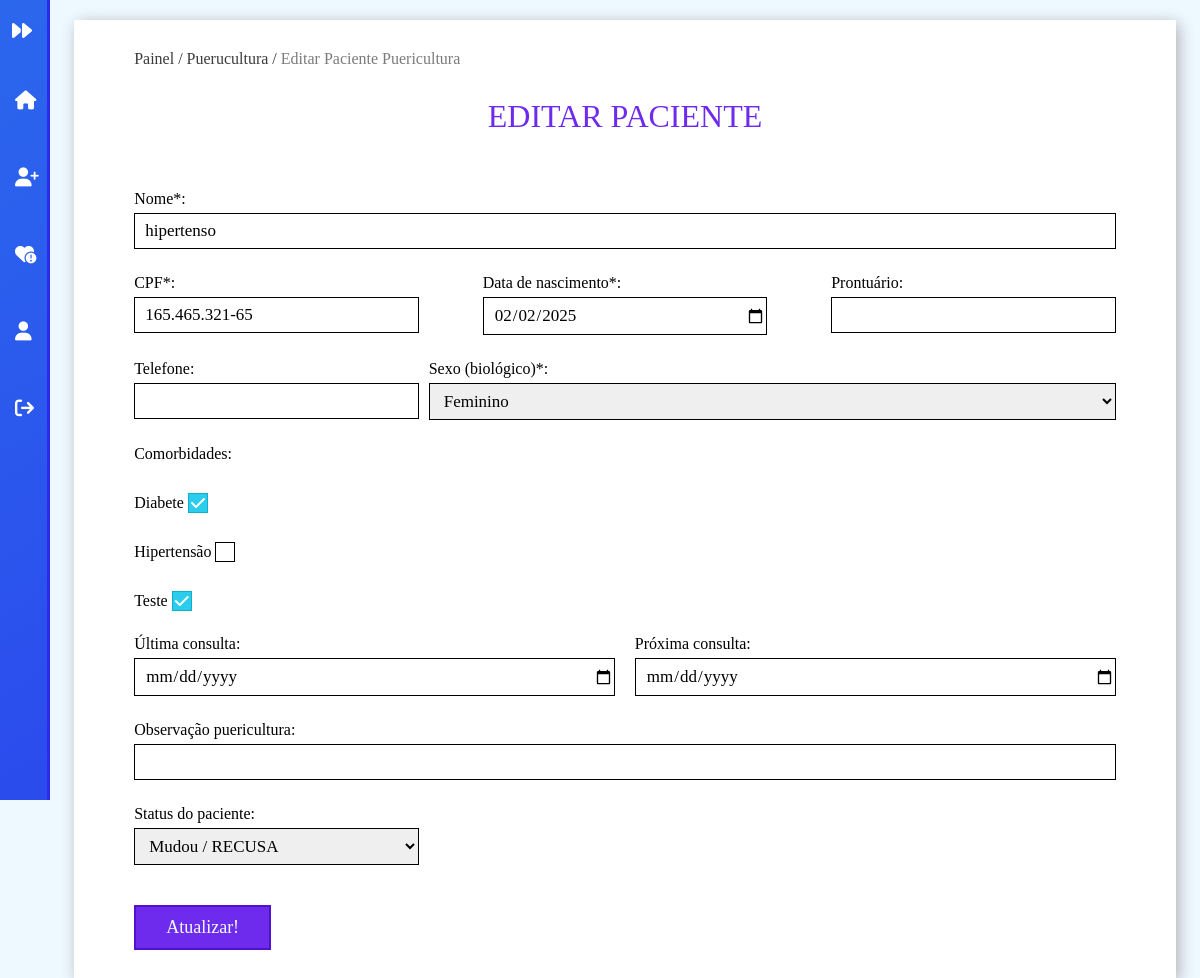
Page /editar_puericultura?id=17 (signed in) on the earlier database version.
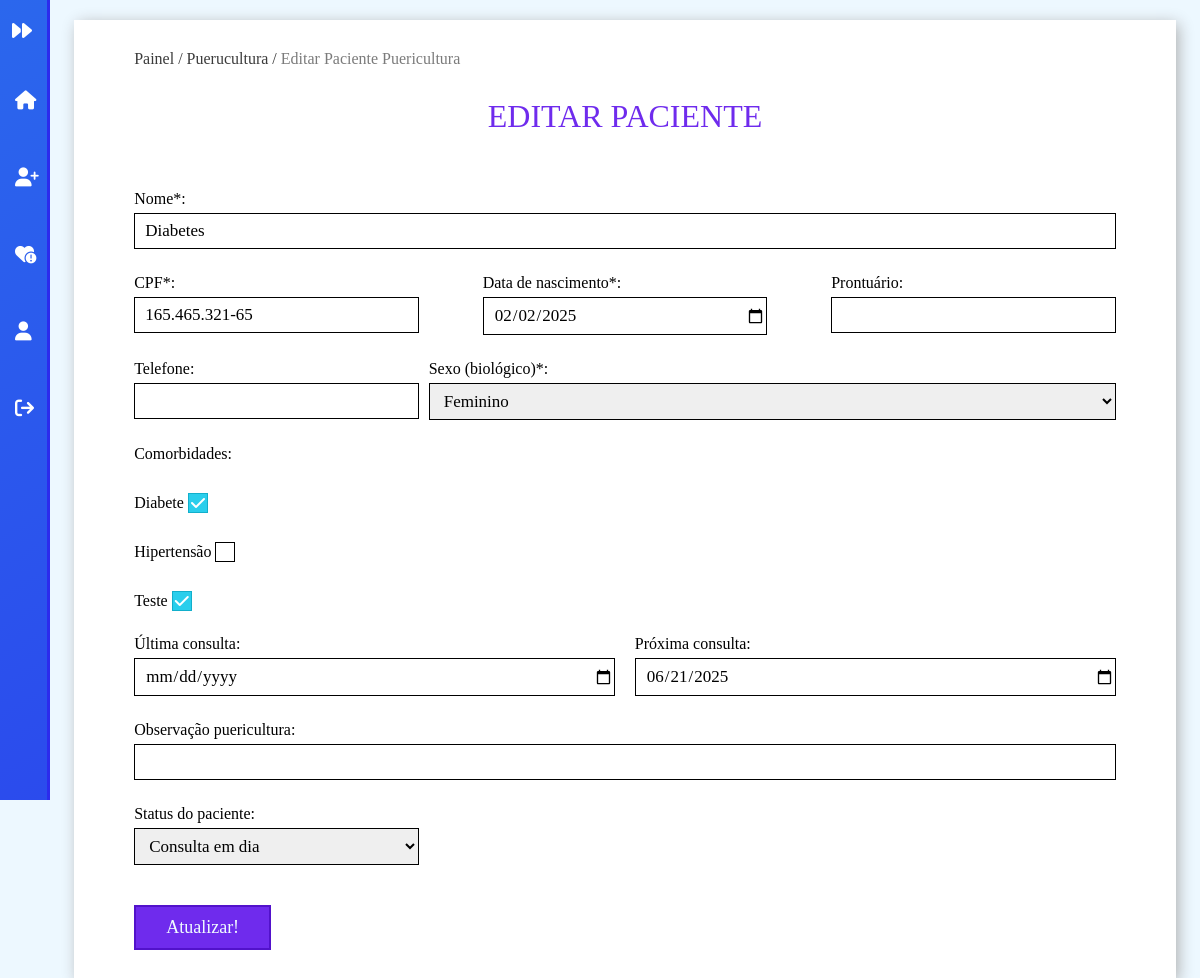
Same page on the later database version.
### tables this page shows
CREATE TABLE `paciente` (
  `id` int(11) NOT NULL,
  `agente_id` int(11) DEFAULT NULL,
  `nome` varchar(255) NOT NULL,
  `prontuario` varchar(10) NOT NULL,
  `cpf` varchar(14) NOT NULL,
  `nascimento` date NOT NULL,
  `telefone` varchar(20) DEFAULT NULL,
  `sexo` varchar(9) NOT NULL,
  `comorbidade` text DEFAULT NULL,
  `legenda_id` int(11) DEFAULT NULL,
  `vacina_dengue` tinyint(1) DEFAULT 0,
  `vacina_febre_amarela` tinyint(1) DEFAULT 0,
  `insulina` tinyint(1) DEFAULT 0,
  `gestante` tinyint(1) DEFAULT 0,
  `conduta` varchar(255) DEFAULT NULL,
  `ppn` date DEFAULT NULL,
  `observacao` text DEFAULT NULL,
  `ativo` tinyint(1) DEFAULT 1
);

CREATE TABLE `legenda` (
  `id` int(11) NOT NULL,
  `descricao` varchar(255) NOT NULL,
  `ativo` tinyint(1) NOT NULL
);

CREATE TABLE `consulta` (
  `id` int(11) NOT NULL,
  `paciente_id` int(11) DEFAULT NULL,
  `ult_consulta` date NOT NULL,
  `prox_consulta` date NOT NULL,
  `ativo` tinyint(1) DEFAULT 1
);

### Classes/Views/MainView.php (called while the page is built, shortened)
<?php
	class MainView{
		public static function render($filename){
			include('pages/'.$filename.'.php');
		}
	}
?>

### Classes/Controllers/Editar_puericulturaController.php (called while the page is built, shortened)
<?php
	class Editar_puericulturaController{
		function index(){
			\Classes\Models\PainelModel::checkLogin('editar-puericultura');
		}
	}
?>

### Classes/Application.php (called while the page is built, shortened)
<?php
	class Application{
		private $controller;
		private function setApp(){
			$url = explode('/',@$_GET['url']);
			if($url[0] == '')
				$carregarNome= 'Painel';
			else
				$carregarNome= ucfirst(strtolower($url[0]));
			$carregarNome.='Controller';
			if (file_exists('Classes/Controllers/'.$carregarNome.'.php')) {
				$this->controller = new $carregarClasse();
			}else{
				include('Views/pages/404.php');
				die();
			}
		}
		public function run(){
	        $this->controller->index();
	    }
	}
?>

### index.php (called while the page is built, shortened)
<?php
	$app = new \Classes\Application();
	$app->run();
?>

### Classes/MySql.php (called while the page is built, shortened)
<?php
	class MySql{
		private static $pdo;
		public static function conectar(){
			if(self::$pdo == null){
				try{
					self::$pdo = new \PDO('mysql:host='.HOST.';dbname='.DATABASE,USUARIO,SENHA,array(\PDO::MYSQL_ATTR_INIT_COMMAND => "SET NAMES utf8"));
					self::$pdo->setAttribute(\PDO::ATTR_ERRMODE,\PDO::ERRMODE_EXCEPTION);
				}catch(\PDOException $e){
					die('<h2>Erro ao conectar</h2><p>Tente novamente mais tarde.</p>');
				}
			}
			return self::$pdo;
		}
	}
?>

### Classes/Models/UtilsModel.php (called while the page is built, shortened)
<?php
    class UtilsModel{
		public static function selecionar($tabela,$campo = '1',$valor = '1'){
			$sql = \Classes\MySql::conectar()->prepare("SELECT * FROM `$tabela` WHERE `ativo`= '1' AND $campo = ?");
			$sql->execute(array($valor));
			return $sql->fetch();
		}
		public static function selecionarTudo($tabela,$campo = '1',$valor = '1',$coluna = 'id',$ordem = 'ASC'){
			$sql = \Classes\MySql::conectar()->prepare("SELECT * FROM `$tabela` WHERE `ativo` = '1' AND $campo = ? ORDER BY $coluna $ordem");
			$sql->execute(array($valor));
			return $sql->fetchAll();
		}
    }
?>

### Classes/Views/pages/editar-puericultura.php (the view, shortened to what the changed rows need)
<?php
  include("header.php");
  $paciente = \Classes\Models\UtilsModel::selecionar('paciente', 'id', $_GET['id']);
  $observacao = explode('||', $paciente['observacao'])[0];
  $consultas = \Classes\Models\UtilsModel::selecionar('consulta', 'paciente_id', $_GET['id']);
?>
<div id="painel">
  <?php include(BASE_DIR_PAINEL.'pages/sidebar.php');?>
  <main id="painel-content">
    <div class="container">
      <div class="content">
        <div class="mapa-site">
          <a href="<?php echo INCLUDE_PATH;?>">Painel / </a> <a href="<?php echo INCLUDE_PATH;?>puericultura">Puerucultura / </a> <span>Editar paciente puericultura</span>
        </div>
        <h1>Editar paciente</h1>
        <form method="post" enctype="multipart/form-data">
            <div class="form-single w100">
                <label for="nome">Nome*: </label>
                <input type="text" id="nome" name="nome" value="<?php echo $paciente['nome'];?>" content="required">
            </div>
            <div class="form-single w30">
                <label for="cpf">CPF*: </label>
                <input type="text" id="cpf" name="cpf" value="<?php echo $paciente['cpf'];?>" content="required">
            </div>
            <div class="form-single w30">
                <label for="nascimetno">Data de nascimento*: </label>
                <input type="date" id="nascimetno" name="nascimetno" value="<?php echo $paciente['nascimento'];?>" max="<?php echo date('Y-m-d'); ?>" content="required">
            </div>
            <div class="form-single w30">
                <label for="prontuario">Prontuário: </label>
                <input type="text" id="prontuario" value="<?php echo $paciente['prontuario'];?>" name="prontuario">
            </div>
            <div class="form-single w30">
                <label for="telefone">Telefone: </label>
                <input type="text" id="telefone" value="<?php echo $paciente['telefone'];?>" name="telefone">
            </div>
            <div class="form-single w70">
              <label for="sexo">Sexo (biológico)*: </label>
              <select id="sexo" name="sexo" content="required">
                <option value="feminino" <?php echo ($paciente['sexo'] == 'feminino') ? 'selected' : ''; ?>>Feminino</option>
              </select>
            </div>
            <div class="form-single w100">
                <p>Comorbidades: </p>
                <?php
                    $comorbidades = \Classes\Models\UtilsModel::selecionarTudo('comorbidade');
                    foreach ($comorbidades as $key => $value) { ?>
                    <div class="form-single">
                        <label for="cat_<?php echo $value['id']?>"><?php echo ucfirst($value['comorbidade'])?> </label>
                        <label for="cat_<?php echo $value['id']?>" class="checkbox-custom"><i class="fa-solid fa-check"></i></label>
                    </div>
                <?php } ?>
            </div>
            <div class="form-single w50">
                <label for="ult_consulta">Última consulta: </label>
                <input type="date" id="ult_consulta" name="ult_consulta" value="<?php echo @$consultas['ult_consulta'];?>">
            </div>
            <div class="form-single w50">
                <label for="prox_consulta">Próxima consulta: </label>
                <input type="date" id="prox_consulta" name="prox_consulta" value="<?php echo @$consultas['prox_consulta'];?>">
            </div>
            <div class="form-single w100">
              <label for="observacao">Observação puericultura: </label>
              <input type="text" id="observacao" name="observacao" value="<?php echo $observacao;?>" maxCaracter="60">
            </div>
            <div class="form-single w30">
              <label for="status">Status do paciente:</label>
              <select name="status" id="status">
                <option value="" selected>Consulta em dia</option>
              <?php
                $legenda = \Classes\Models\UtilsModel::selecionarTudo('legenda');
                foreach ($legenda as $key => $value) {
              ?>
                <option value="<?php echo $value['id']?>" <?php echo ($paciente['legenda_id'] == $value['id']) ? 'selected' : '' ?>><?php echo $value['descricao']?></option>
              <?php } ?>
              </select>
            </div>
            <div class="form-single w100">
              <input type="submit" class="btn-input" name="editar-puericultura" value="Atualizar!">
            </div>
        </form>
      </div>
    </div>
  </main>
</div>
<?php
    include("footer.php");
?>

Differences in the rows shown:
changed paciente "Feminino": nome "hipertenso" → "Diabetes"; status "Mudou / RECUSA" → (not shown)
added consulta: prox_consulta "06/21/2025"
Other differences:
form field status: (not shown) → "Consulta em dia"
